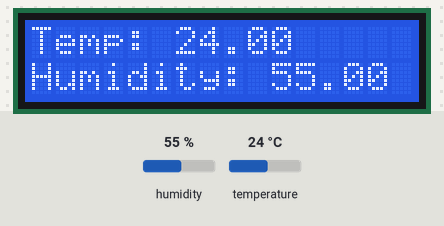
Simulated run of this sketch. Board: Arduino Uno, built with avr-gcc and run on an emulated ATmega328P. Parts: 16×2 character LCD. The test bench sets the inputs (shaded band); at power-on: humidity 55 %, temperature 24 °C.

Above: at 1.2 s.
1.3 s: humidity set to 22 %
At 2.8 s:
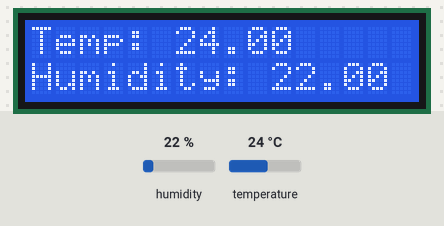
4.0 s: temperature set to 12 °C
At 4.6 s:
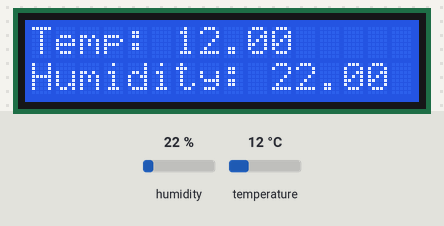
6.7 s: humidity set to 40 %
At 9.3 s:
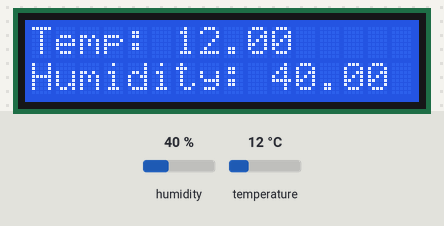
9.6 s: temperature set to 19 °C
At 11.3 s:
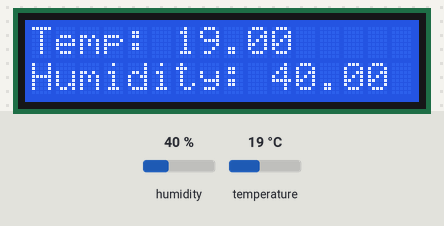
Timing chart, 0 to 12.8 s (numbered marks = the images above; inputs shaded):
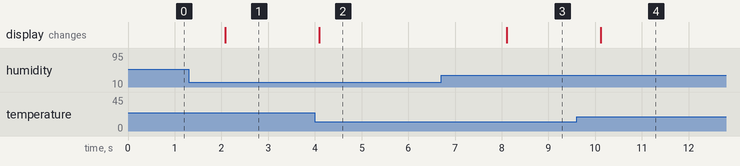

The sketch:

DhtTemperatureHumidity.ino
```cpp
#include <LiquidCrystal.h>
#include <DHT.h>

LiquidCrystal lcd(12, 11, 5, 4, 3, 2);

#define DHTPIN 7
#define DHTTYPE DHT22
DHT dht(DHTPIN, DHTTYPE);

void setup() {

  lcd.begin(16, 2);

  lcd.setCursor(0, 0);
  lcd.print("Temp:    C");
  lcd.setCursor(0, 1);
  lcd.print("Humidity:    %");
  dht.begin();
}

void loop() {

  float temp = dht.readTemperature();
  float hum = dht.readHumidity();

  if (isnan(temp) || isnan(hum)) {
    lcd.setCursor(0, 0);
    lcd.print("Error reading  ");
    lcd.setCursor(0, 1);
    lcd.print("DHT22 sensor   ");
    delay(2000);
    return;
  }

  lcd.setCursor(6, 0);
  lcd.print("   ");
  lcd.setCursor(6, 0);
  lcd.print(temp);

  lcd.setCursor(10, 1);
  lcd.print("   ");
  lcd.setCursor(10, 1);
lcd.print(hum);
delay(2000);
}
```

Measured:
- after the input at 1.3 s, the display: changes after 0.78 s (image 1)
- after the input at 4.0 s, the display: changes after 0.09 s (image 2)
- after the input at 6.7 s, the display: changes after 1.4 s (image 3)
- after the input at 9.6 s, the display: changes after 0.52 s (image 4)
